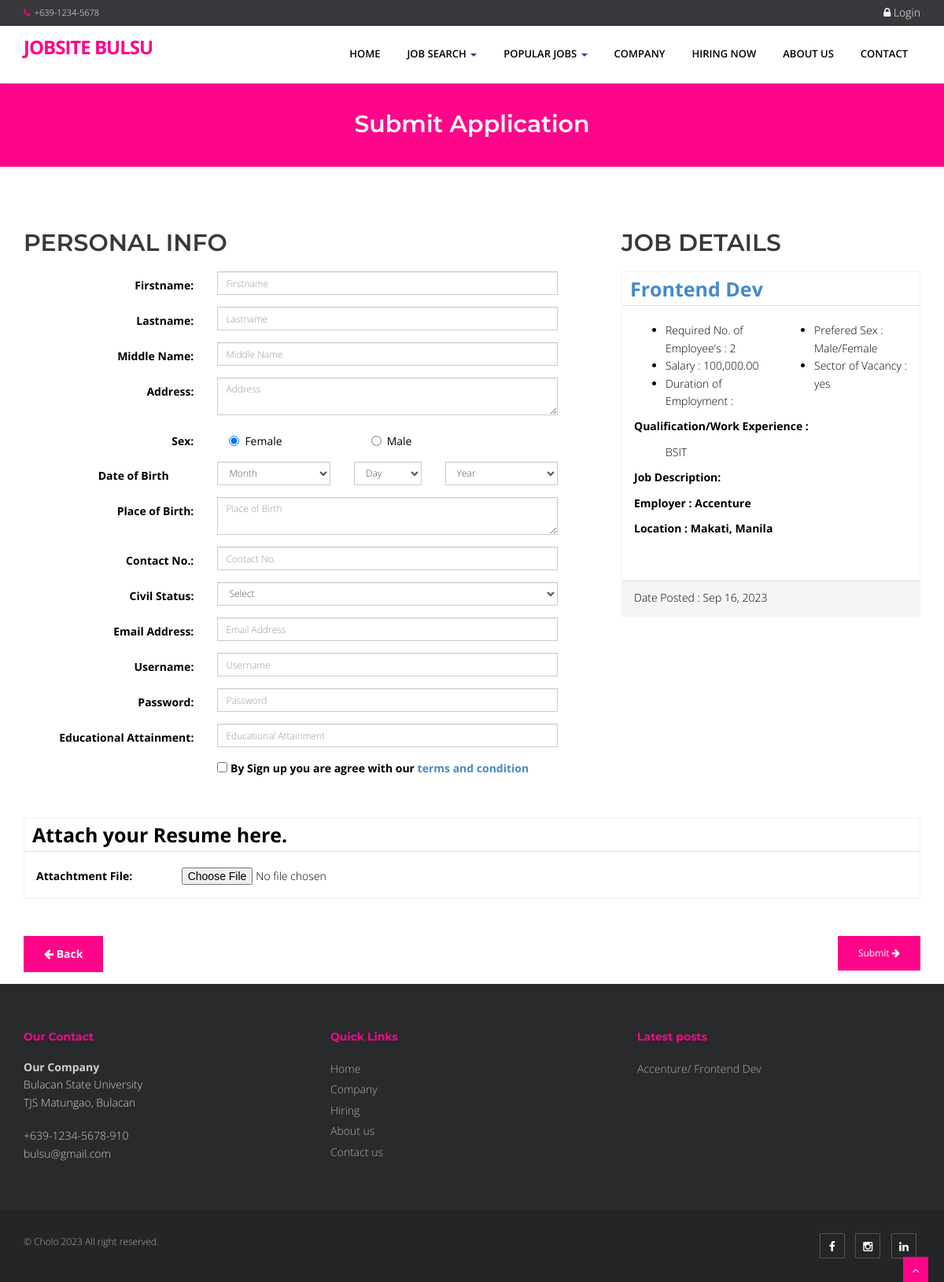
Page /index.php?q=apply&job=1&view=personalinfo on the committed database.
### tables this page shows
CREATE TABLE `tbljob` (
  `JOBID` int(11) NOT NULL,
  `COMPANYID` int(11) NOT NULL,
  `CATEGORY` varchar(100) NOT NULL,
  `OCCUPATIONTITLE` varchar(50) NOT NULL,
  `REQ_NO_EMPLOYEES` int(11) NOT NULL,
  `SALARIES` double NOT NULL,
  `DURATION_EMPLOYMENT` varchar(50) NOT NULL,
  `QUALIFICATION_WORKEXPERIENCE` text NOT NULL,
  `JOBDESCRIPTION` text NOT NULL,
  `PREFEREDSEX` varchar(30) NOT NULL,
  `SECTOR_VACANCY` text NOT NULL,
  `JOBSTATUS` varchar(50) NOT NULL,
  `DATEPOSTED` datetime NOT NULL DEFAULT current_timestamp()
);

CREATE TABLE `tblcompany` (
  `COMPANYID` int(11) NOT NULL,
  `COMPANYNAME` varchar(100) NOT NULL,
  `COMPANYADDRESS` varchar(100) NOT NULL,
  `COMPANYCONTACTNO` varchar(30) NOT NULL,
  `COMPANYSTATUS` varchar(50) NOT NULL,
  `COMPANYMISSION` text NOT NULL
);

### applicationform.php (the view, shortened to what the rows shown need)
<section id="content">
  <div class="container content">
 <?php
if (isset($_GET['search'])) {
$jobid = $_GET['search'];
}else{
$jobid = '';
}
$sql = "SELECT * FROM `tblcompany` c,`tbljob` j WHERE c.`COMPANYID`=j.`COMPANYID` AND JOBID LIKE '%" . $jobid ."%' ORDER BY DATEPOSTED DESC" ;
$mydb->setQuery($sql);
$result = $mydb->loadSingleResult();
?>
<?php
if (isset($_SESSION['APPLICANTID'])) {
?>
    <div class="col-sm-12">
                   <div class="row">
                    <h2 class=" " >Job Details</h2>
                     <div class="panel">
                         <div class="panel-header">
                              <div style="border-bottom: 1px solid #ddd;padding: 10px;font-size: 25px;font-weight: bold;color: #000;margin-bottom: 5px;"><a href="<?php echo web_root.'index.php?q=viewjob&search='.$result->JOBID;?>"><?php echo $result->OCCUPATIONTITLE ;?></a>
                              </div>
                         </div>
                         <div class="panel-body">
                                  <div class="row contentbody">
                                        <div class="col-sm-6">
                                            <ul>
                                                <li><i class="fp-ht-bed"></i>Required No. of Employee's : <?php echo $result->REQ_NO_EMPLOYEES; ?></li>
                                                <li><i class="fp-ht-food"></i>Salary : <?php echo number_format($result->SALARIES,2);  ?></li>
                                                <li><i class="fa fa-sun-"></i>Duration of Employment : <?php echo $result->DURATION_EMPLOYEMENT; ?></li>
                                            </ul>
                                        </div>
                                        <div class="col-sm-6">
                                            <ul>
                                                <li><i class="fp-ht-tv"></i>Prefered Sex : <?php echo $result->PREFEREDSEX; ?></li>
                                                <li><i class="fp-ht-computer"></i>Sector of Vacancy : <?php echo $result->SECTOR_VACANCY; ?></li>
                                            </ul>
                                        </div>
                                        <div class="col-sm-12">
                                            <p>Qualification/Work Experience :</p>
                                             <ul style="list-style: none;">
                                                <li><?php echo $result->QUALIFICATION_WORKEXPERIENCE ;?></li>
                                            </ul>
                                        </div>
                                        <div class="col-sm-12">
                                            <p>Job Description:</p>
                                            <ul style="list-style: none;">
                                                 <li><?php echo $result->JOBDESCRIPTION ;?></li>
                                            </ul>
                                         </div>
                                        <div class="col-sm-12">
                                            <p>Employer :  <?php echo  $result->COMPANYNAME; ?></p>
                                            <p>Location :  <?php echo  $result->COMPANYADDRESS; ?></p>
                                        </div>
                                    </div>
                         </div>
                         <div class="panel-footer">
                              Date Posted :  <?php echo date_format(date_create($result->DATEPOSTED),'M d, Y'); ?>
                         </div>
                     </div>
                </div>
            </div>
             <form class="form-horizontal span6 " action="process.php?action=submitapplication&JOBID=<?php echo $result->JOBID; ?>"  enctype="multipart/form-data"  method="POST">
            <div class="col-sm-12">
                <div class="row">
                    <div class="panel panel-default">
                        <div class="panel-header">
                            <div style="border-bottom: 1px solid #ddd;padding: 10px;font-size: 25px;font-weight: bold;color: #000;margin-bottom: 5px;">Attach your Resume here.
                                <input name="JOBID" type="hidden" value="<?php echo $_GET['job'];?>">
                            </div>
                        </div>
                        <div class="panel-body">
                            <label class="col-md-2" for="picture" style="padding: 0;margin: 0;">Attachtment File:</label>
                            <div class="col-md-10" style="padding: 0;margin: 0;">
                                <input id="picture" name="picture" type="file">
                                <input name="MAX_FILE_SIZE" type="hidden" value="1000000">
                            </div>
                        </div>
                    </div>
                </div>
            </div>
           <div class="form-group">
            <div class="col-md-12">
                 <button class="btn btn-primary btn-sm pull-right" name="submit" type="submit" >Submit <span class="fa fa-arrow-right"></span></button>
              <a href="index.php" class="btn btn-info"><span class="fa fa-arrow-left"></span>&nbsp;<strong>Back</strong></a>
            </div>
           </div>
        </form>
<?php }else{ ?>
  <form class="form-horizontal span6  wow fadeInDown" action="process.php?action=submitapplication&JOBID=<?php echo $result->JOBID; ?>"  enctype="multipart/form-data"  method="POST">
			<div class="col-sm-8">
                <div class="row">
                    <h2 class=" ">Personal Info</h2>
                        <?php require_once('applicantform.php') ?>
                 </div>
			</div>
			<div class="col-sm-4">
				   <div class="row">
                    <h2 class=" " >Job Details</h2>
                     <div class="panel">
                         <div class="panel-header">
                              <div style="border-bottom: 1px solid #ddd;padding: 10px;font-size: 25px;font-weight: bold;color: #000;margin-bottom: 5px;"><a href="<?php echo web_root.'index.php?q=viewjob&search='.$result->JOBID;?>"><?php echo $result->OCCUPATIONTITLE ;?></a>
                              </div>
                         </div>
                         <div class="panel-body">
                                  <div class="row contentbody">
                                        <div class="col-sm-6">
                                            <ul>
                                                <li><i class="fp-ht-bed"></i>Required No. of Employee's : <?php echo $result->REQ_NO_EMPLOYEES; ?></li>
                                                <li><i class="fp-ht-food"></i>Salary : <?php echo number_format($result->SALARIES,2);  ?></li>
                                                <li><i class="fa fa-sun-"></i>Duration of Employment : <?php echo $result->DURATION_EMPLOYEMENT; ?></li>
                                            </ul>
                                        </div>
                                        <div class="col-sm-6">
                                            <ul>
                                                <li><i class="fp-ht-tv"></i>Prefered Sex : <?php echo $result->PREFEREDSEX; ?></li>
                                                <li><i class="fp-ht-computer"></i>Sector of Vacancy : <?php echo $result->SECTOR_VACANCY; ?></li>
                                            </ul>
                                        </div>
                                        <div class="col-sm-12">
                                            <p>Qualification/Work Experience :</p>
                                             <ul style="list-style: none;">
                                                <li><?php echo $result->QUALIFICATION_WORKEXPERIENCE ;?></li>
                                            </ul>
                                        </div>
                                        <div class="col-sm-12">
                                            <p>Job Description:</p>
                                         </div>
                                        <div class="col-sm-12">
                                            <p>Employer :  <?php echo  $result->COMPANYNAME; ?></p>
                                            <p>Location :  <?php echo  $result->COMPANYADDRESS; ?></p>
                                        </div>
                                    </div>
                         </div>
                         <div class="panel-footer">
                              Date Posted :  <?php echo date_format(date_create($result->DATEPOSTED),'M d, Y'); ?>
                         </div>
                     </div>
                </div>
			</div>
              <div class="col-sm-12">
                <div class="row">
                    <div class="panel panel-default">
                        <div class="panel-header">
                            <div style="border-bottom: 1px solid #ddd;padding: 10px;font-size: 25px;font-weight: bold;color: #000;margin-bottom: 5px;">Attach your Resume here.
                            </div>
                        </div>
                        <div class="panel-body">
                            <label class="col-md-2" for="picture" style="padding: 0;margin: 0;">Attachtment File:</label>
                            <div class="col-md-10" style="padding: 0;margin: 0;">
                                <input id="picture" name="picture" type="file">
                            </div>
                        </div>
                    </div>
                </div>
            </div>
          <div class="form-group">
            <div class="col-md-12">
                 <button class="btn btn-primary btn-sm pull-right" name="submit" type="submit" >Submit <span class="fa fa-arrow-right"></span></button>
              <a href="index.php" class="btn btn-info"><span class="fa fa-arrow-left"></span>&nbsp;<strong>Back</strong></a>
            </div>
           </div>
        </form>
<?php } ?>
		</div>
</section>

### theme/templates.php (shortened to what the rows shown need)
<!DOCTYPE html>
<html lang="en">
<head>
    <link href="<?php echo web_root; ?>plugins/home-plugins/css/bootstrap.min.css" rel="stylesheet" />
    <link href="<?php echo web_root; ?>plugins/home-plugins/css/fancybox/jquery.fancybox.css" rel="stylesheet">
    <link href="<?php echo web_root; ?>plugins/home-plugins/css/flexslider.css" rel="stylesheet" />
    <link href="<?php echo web_root; ?>plugins/home-plugins/css/style.css" rel="stylesheet" />
    <link rel="stylesheet" href="<?php echo web_root;?>plugins/font-awesome/css/font-awesome.min.css">
    <link rel="stylesheet" href="<?php echo web_root;?>plugins/dataTables/jquery.dataTables.min.css">
    <link rel="stylesheet" href="<?php echo web_root;?>plugins/dataTables/jquery.dataTables_themeroller.css">
    <link href="<?php echo web_root; ?>plugins/datepicker/bootstrap-datetimepicker.min.css" rel="stylesheet"
        media="screen">
    <link href="<?php echo web_root; ?>plugins/datepicker/datepicker3.css" rel="stylesheet" media="screen">
</head>
<body>
    <div id="wrapper" class="home-page">
                                    <?php
                           $sql = "SELECT * FROM `tblcategory` LIMIT 10";
                           $mydb->setQuery($sql);
                           ?>
        <?php
     if (isset($_GET['q'])) {
       echo '<section id="inner-headline">
           <div class="container">
               <div class="row">
                   <div class="col-lg-12">
                       <h2 class="pageTitle">'.$title.'</h2>
                   </div>
               </div>
           </div>
           </section>';
     }
      require_once $content;
       ?>
        <footer>
            <div class="container">
                <div class="row">
                    <div class="col-md-4 col-sm-4">
                        <div class="widget">
                            <ul class="link-list">
                                <?php
                 $sql = "SELECT * FROM `tblcompany` c,`tbljob` j WHERE c.`COMPANYID`=j.`COMPANYID`   ORDER BY DATEPOSTED DESC LIMIT 3" ;
                 $mydb->setQuery($sql);
                 $cur = $mydb->loadResultList();
                 foreach ($cur as $result) {
                   echo ' <li><a href="'.web_root.'index.php?q=viewjob&search='.$result->JOBID.'">'.$result->COMPANYNAME . '/ '. $result->OCCUPATIONTITLE .'</a></li>';
                 }
             ?>
                            </ul>
                        </div>
                    </div>
                </div>
            </div>
        </footer>
    </div>
</body>
</html>

### rows in the picture
tbljob: OCCUPATIONTITLE "Frontend Dev", REQ_NO_EMPLOYEES "2", SALARIES "100,000.00", PREFEREDSEX "Male/Female", SECTOR_VACANCY "yes", QUALIFICATION_WORKEXPERIENCE "BSIT", COMPANYID.COMPANYNAME "Accenture", COMPANYID.COMPANYADDRESS "Makati, Manila", DATEPOSTED "Sep 16, 2023"

### other values in the picture
$title "Submit Application"
